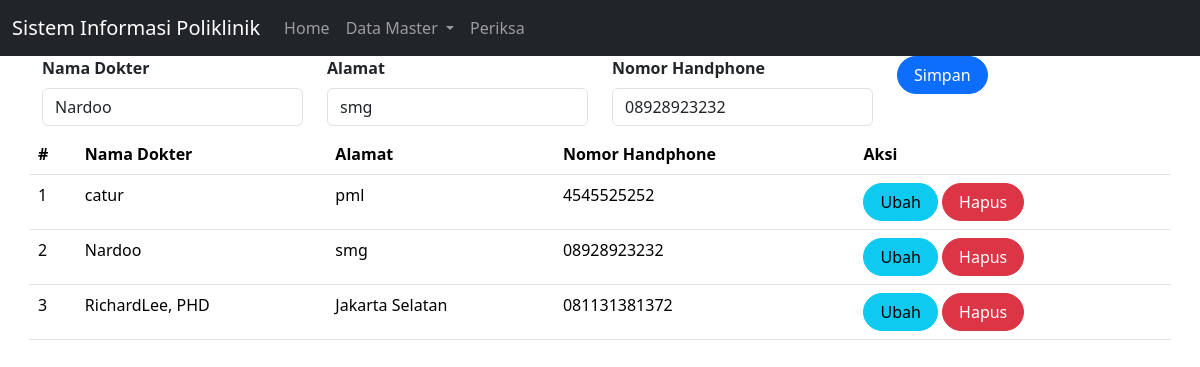
Page /dokter.php?id=2 on the committed database.
### tables this page shows
CREATE TABLE `dokter` (
  `id` int(11) NOT NULL,
  `nama` varchar(255) DEFAULT NULL,
  `alamat` varchar(255) DEFAULT NULL,
  `no_hp` varchar(50) DEFAULT NULL
);

### dokter.php (the view, shortened to what this page needs)
<!doctype html>
<html lang="en">
  <head>
    <link href="https://cdn.jsdelivr.net/npm/bootstrap@5.3.2/dist/css/bootstrap.min.css" rel="stylesheet">
  </head>
  <body>
  <nav class="navbar navbar-expand-lg  navbar-dark bg-dark">
  <div class="container-fluid">
    <a class="navbar-brand" href="#">
      Sistem Informasi Poliklinik
    </a>
    <div class="collapse navbar-collapse" id="navbarNavDropdown">
      <ul class="navbar-nav">
        <li class="nav-item">
          <a class="nav-link" aria-current="page" href="index.php">
            Home
          </a>
        </li>
        <li class="nav-item dropdown">
          <a class="nav-link dropdown-toggle" href="#" role="button"
          data-bs-toggle="dropdown" aria-expanded="false">
            Data Master
          </a>
        </li>
        <li class="nav-item">
          <a class="nav-link"
          href="periksa.php?page=periksa">
            Periksa
          </a>
        </li>
      </ul>
    </div>
  </div>
</nav>
<?php
include'koneksi.php';
?>
<body>
<div class="container">
    <form class="form row"  method="POST" action="" name="myForm" onsubmit="return(validate());">
    <?php
    $nama = '';
    $alamat = '';
    $no_hp = '';
    if (isset($_GET['id'])) {
        $ambil = mysqli_query($mysqli,
        "SELECT * FROM dokter
        WHERE id='" . $_GET['id'] . "'");
        while ($row = mysqli_fetch_array($ambil)) {
            $nama = $row['nama'];
            $alamat = $row['alamat'];
            $no_hp = $row['no_hp'];
        }
    ?>
    <?php
    }
    ?>
    <div class="col">
        <label for="inputNama" class="form-label fw-bold">
            Nama Dokter
        </label>
        <input type="varchar" class="form-control" name="nama" id="inputNama" placeholder="Nama" value="<?php echo $nama ?>">
    </div>
    <div class="col">
        <label for="inputAlamat" class="form-label fw-bold">
            Alamat
        </label>
        <input type="varchar" class="form-control" name="alamat" id="inputAlamat" placeholder="Alamat" value="<?php echo $alamat ?>">
    </div>
    <div class="col mb-2">
        <label for="inputNo_hp" class="form-label fw-bold">
        Nomor Handphone
        </label>
        <input type="varchar" class="form-control" name="no_hp" id="inputNo_hp" placeholder="Nomor Handphone" value="<?php echo $no_hp ?>">
    </div>
    <div class="col">
        <button type="submit" class="btn btn-primary rounded-pill px-3" name="simpan">Simpan</button>
    </div>
<table class="table table-hover">
    <thead>
        <tr>
            <th scope="col">#</th>
            <th scope="col">Nama Dokter</th>
            <th scope="col">Alamat</th>
            <th scope="col">Nomor Handphone</th>
            <th scope="col">Aksi</th>
        </tr>
    </thead>
    <tbody>
    <?php
    $result = mysqli_query(
    $mysqli,"SELECT * FROM dokter ORDER BY nama"
    );
$no = 1;
while ($data = mysqli_fetch_array($result)) {
?>
    <tr>
        <td><?php echo $no++ ?></td>
        <td><?php echo $data['nama'] ?></td>
        <td><?php echo $data['alamat'] ?></td>
        <td><?php echo $data['no_hp'] ?></td>
                <td>
                    <a class="btn btn-info rounded-pill px-3"
                    href="dokter.php?id=<?php echo $data['id'] ?>">Ubah
                    </a>
                    <a class="btn btn-danger rounded-pill px-3"
                    href=dokter.php?id=<?php echo $data['id'] ?>&aksi=hapus">Hapus
                    </a>
                </td>
            </tr>
        <?php
        }
        ?>
    </tbody>
</form>
</body>
</html>

### rows in the picture
dokter: nama "Nardoo", alamat "smg", no_hp "08928923232"
dokter: nama "catur", alamat "pml", no_hp "4545525252"
dokter: nama "RichardLee, PHD", alamat "Jakarta Selatan", no_hp "081131381372"
